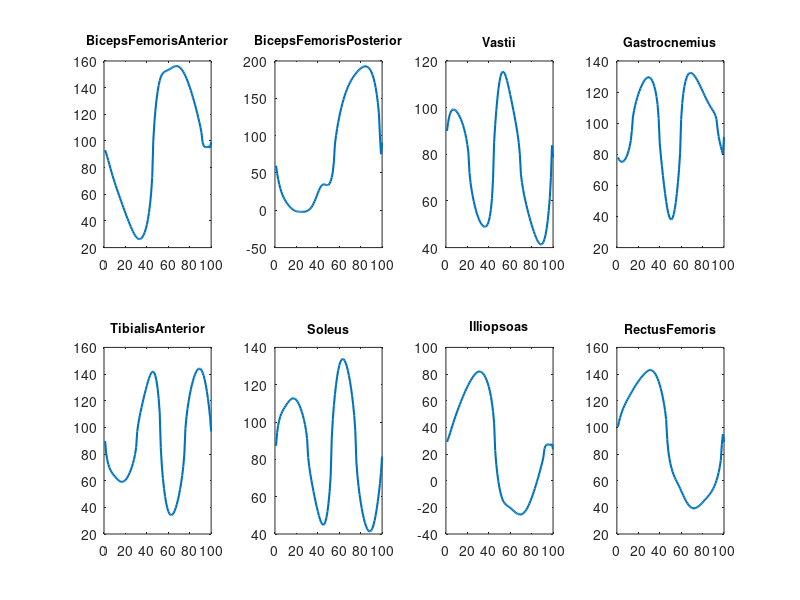

Write MATLAB code to recreate this figure. (Note: this script raises an error after producing the figure.)
clear all
clc

load('muscle.mat')
load('RL.mat')

num = length(muscle_name);
for i = 1:num
    muscle_name{i} = strrep(muscle_name{i},'LH_','');
end
step = length(muscle_length{1});
Ia = cell(num,1);
Ia_RL = Ia;

for i = 1: num
    for j = 1:step
        
        if muscle_velocity{i}(j)> 0 
            sign = 1;
        else
            sign = -1;
        end
        
        Ia{i}(j,1) =4.3*sign*abs(muscle_velocity{i}(j)*1000)^0.6+2*muscle_length{i}(j)*1000;
    end
end


for i = 1: num
    for j = 1:step
        
        if muscle_velocity{i}(j)> 0 
            sign = 1;
        else
            sign = -1;
        end
        
        Ia_RL{i}(j,1) =65*sign*abs(muscle_velocity{i}(j)/RL{i})^0.5+200*muscle_length{i}(j)/RL{i};
    end
end

figure (1)
for i = 1:8
    subplot(2,4,i)
    plot(Ia{i},'Linewidth',1.5)
    title(muscle_name{i},'FontSize',9)
end
set(gcf,'Position',[200 100 1200 500])
suptitle('Ia firing rate during walking')

figure (2)
for i = 1:8
    subplot(2,4,i)
    plot(Ia_RL{i},'Linewidth',1.5)
    title(muscle_name{i},'FontSize',9)
end
set(gcf,'Position',[200 100 1200 500])
suptitle('Ia firing rate during walking (RL)')
